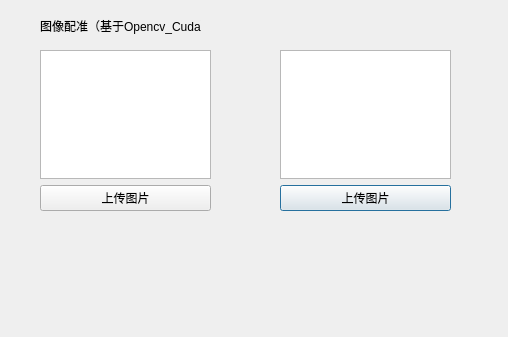
<?xml version="1.0" encoding="UTF-8"?>
<ui version="4.0">
 <class>Dialog</class>
 <widget class="QDialog" name="Dialog">
  <property name="geometry">
   <rect>
    <x>0</x>
    <y>0</y>
    <width>508</width>
    <height>337</height>
   </rect>
  </property>
  <property name="windowTitle">
   <string>Dialog</string>
  </property>
  <widget class="QLabel" name="label_title">
   <property name="geometry">
    <rect>
     <x>40</x>
     <y>10</y>
     <width>161</width>
     <height>31</height>
    </rect>
   </property>
   <property name="text">
    <string>图像配准（基于Opencv_Cuda）</string>
   </property>
  </widget>
  <widget class="QWidget" name="verticalLayoutWidget">
   <property name="geometry">
    <rect>
     <x>280</x>
     <y>50</y>
     <width>171</width>
     <height>161</height>
    </rect>
   </property>
   <layout class="QVBoxLayout" name="verticalLayout">
    <item>
     <widget class="QGraphicsView" name="align_View"/>
    </item>
    <item>
     <widget class="QPushButton" name="Button_upload_algin">
      <property name="text">
       <string>上传图片</string>
      </property>
     </widget>
    </item>
   </layout>
  </widget>
  <widget class="QWidget" name="verticalLayoutWidget_2">
   <property name="geometry">
    <rect>
     <x>40</x>
     <y>50</y>
     <width>171</width>
     <height>161</height>
    </rect>
   </property>
   <layout class="QVBoxLayout" name="verticalLayout_2">
    <item>
     <widget class="QGraphicsView" name="align_View_2"/>
    </item>
    <item>
     <widget class="QPushButton" name="Button_upload_ref">
      <property name="text">
       <string>上传图片</string>
      </property>
     </widget>
    </item>
   </layout>
  </widget>
 </widget>
 <resources/>
 <connections/>
</ui>
